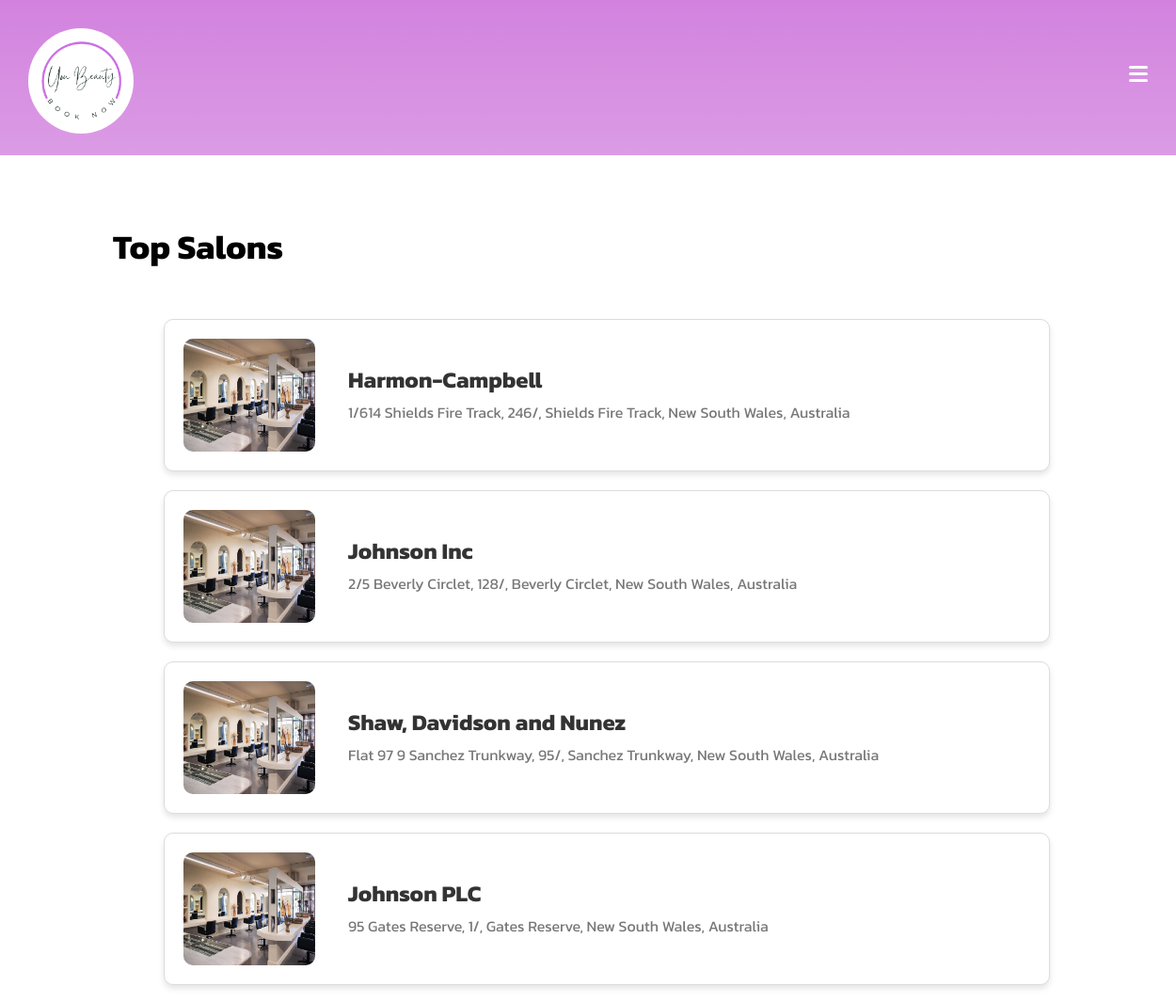
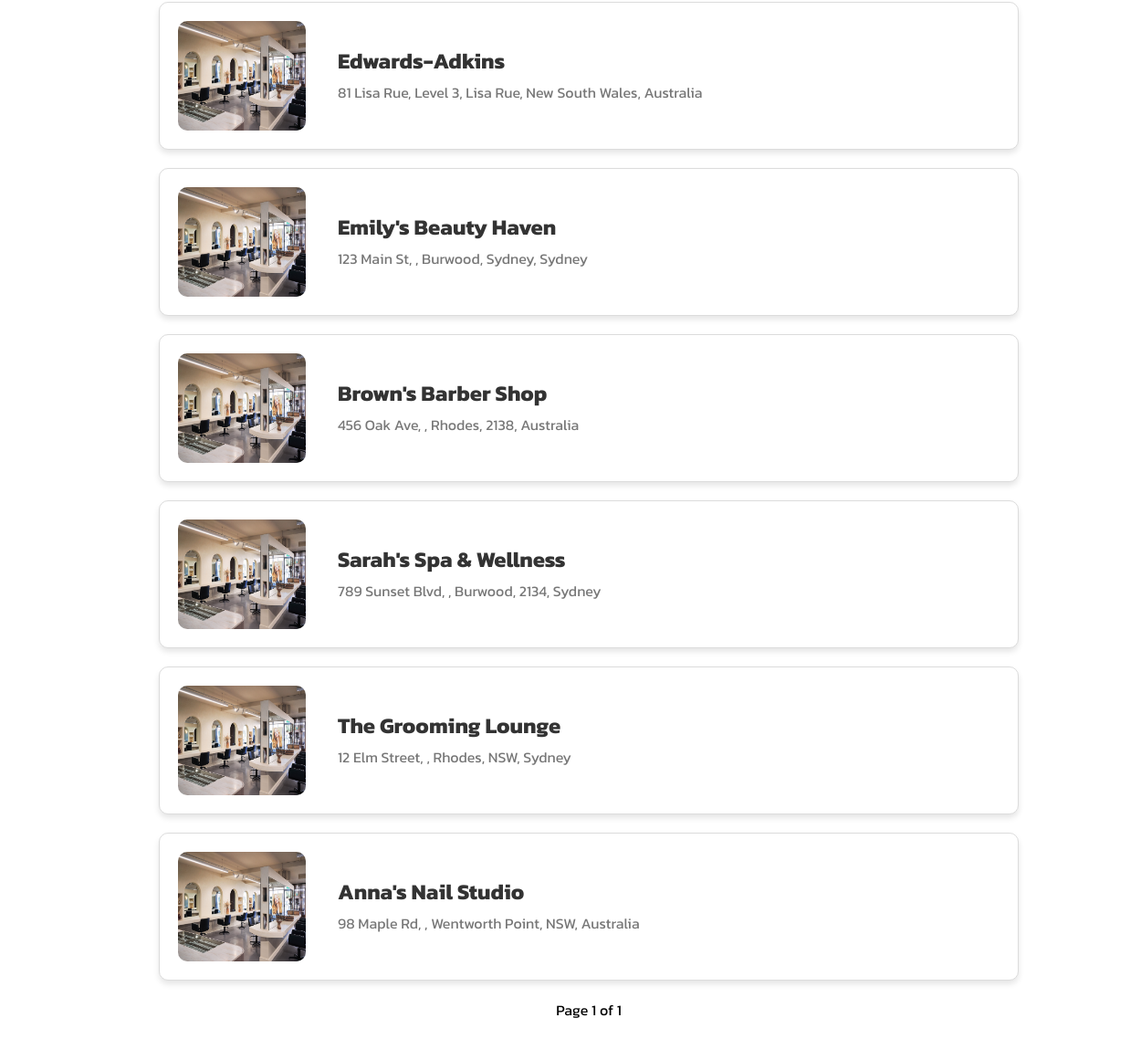
Screenshot of /top-salons (signed in) with the database file from the repository (2 pictures, top to bottom).
### salons/models.py (models this page shows, shortened)
class SalonInfo(models.Model):
    salon_name = models.CharField(max_length=255)
    salon_address = models.OneToOneField(SalonAddress, on_delete=models.CASCADE)
    salon_photo = models.ImageField(upload_to='salon_photos/', blank=True, null=True)
    salon_openingtime = models.TimeField()
    salon_closingtime = models.TimeField()
    happyhour_times = models.CharField(max_length=255)
    happyhour_days = models.CharField(max_length=255)
    happyhour_discount = models.DecimalField(max_digits=5, decimal_places=2)

class SalonAddress(models.Model):
    address_line1 = models.CharField(max_length=255)
    address_line2 = models.CharField(max_length=255, blank=True, null=True)
    suburb = models.CharField(max_length=100)
    state = models.CharField(max_length=100)
    postcode = models.CharField(max_length=10)
    country = models.CharField(max_length=100)
    def __str__(self):
        return f'{self.address_line1}, {self.address_line2}, {self.suburb}, {self.state}, {self.country}'

### customers/views.py (the view)
# urls.py: path('top-salons', views.TopSalonsView, name='top_salons'),
def TopSalonsView(request):
    salons = SalonInfo.objects.annotate(booking_count=Count('salonservice__booking')).order_by('-booking_count') # sorts by number of bookings made
    paginator = Paginator(salons, 10)
    page_number = request.GET.get('page', 1) # find the current page number, default is 1
    salon_page = paginator.get_page(page_number)
    return render(request, 'salons/top_salons.html', {'salons': salon_page})

### customers/models.py (called while the page is built)
    def __str__(self):
        return self.user.username

### templates/salons/top_salons.html (shortened to what this page needs)
{% extends "base.html" %}
{% load static %}
{% block content %}
<head>
    <link rel="stylesheet" type="text/css" href="{% static 'css/top-salons.css' %}">
</head>
<div class="top-bar"></div>
<div class="happy-hour-container">
    <h1>Top Salons</h1>
    <div class="happy-hour-cards-container">
        {% for salon in salons %}
        <a href="{% url 'salons:salon_page' salon.id %}">
            <div class="happy-hour-card">
                <img src="{% static 'design/salon-image.jpg' %}" alt="Salon Image" class="happy-hour-image">
                <div class="happy-hour-details">
                    <h2>{{ salon.salon_name }}</h2>
                    <p>{{ salon.salon_address }}</p>
                </div>
            </div>
        </a>
        {% endfor %}
        <div class="pagination">
            <span class="step-links">
                <span class="current">Page {{ salons.number }} of {{ salons.paginator.num_pages }}</span>
            </span>
        </div>
    </div>
</div>
{% endblock %}

### static/css/style.css (style rules this page uses)
* { padding: 0; margin: 0; }
body { padding-bottom: 100px; }
a { text-decoration: none; color: #fff }
:root { --bar-width: 20px; --bar-height: 3px; --hamburger-gap: 4px; --background: #fff; --animation-timing: 200ms ease-in-out; }

### static/css/top-salons.css (style rules this page uses)
.top-bar { background: #DCA8F5; height: 165px; position: relative; width: 100vw; z-index: -1; top: 0; left: 0; }
.happy-hour-container { background-color: white; min-height: 100vh; width: 100%; padding: 20px; font-family: 'Kanit', sans-serif; display: flex; flex-direction: column; align-items: center; }
.happy-hour-container h1 { margin-left: 100px; margin-bottom: 50px; margin-top: 50px; text-align: left; color: black; font-size: 36px; font-weight: bold; align-self: flex-start; }
.happy-hour-cards-container { display: flex; flex-direction: column; width: 80%; }
.happy-hour-card { display: flex; align-items: center; justify-content: space-between; border: 1px solid #dcdcdc; border-radius: 10px; padding: 20px; margin-bottom: 20px; background-color: white; box-shadow: 0 4px 6px rgba(0, 0, 0, 0.1); max-width: 900px; margin-left: auto; margin-right: auto; }
.happy-hour-card img.happy-hour-image { width: 140px; height: 120px; border-radius: 10px; margin-right: 15px; }
.happy-hour-details { flex: 1; margin-left: 20px; }
.happy-hour-details h2 { margin: 0; font-size: 24px; font-weight: bold; color: #333; }
.happy-hour-details p { margin: 5px 0; color: #777; font-size: 16px; }
.pagination { max-width: fit-content; margin-left: auto; margin-right: auto; }

### rows the page displays
SalonInfo: salon_name "Harmon-Campbell", salon_address "1/614 Shields Fire Track, 246/, Shields Fire Track, New South Wales, Australia"
SalonInfo: salon_name "Johnson Inc", salon_address "2/5 Beverly Circlet, 128/, Beverly Circlet, New South Wales, Australia"
SalonInfo: salon_name "Shaw, Davidson and Nunez", salon_address "Flat 97 9 Sanchez Trunkway, 95/, Sanchez Trunkway, New South Wales, Australia"
SalonInfo: salon_name "Johnson PLC", salon_address "95 Gates Reserve, 1/, Gates Reserve, New South Wales, Australia"
SalonInfo: salon_name "Edwards-Adkins", salon_address "81 Lisa Rue, Level 3, Lisa Rue, New South Wales, Australia"
SalonInfo: salon_name "Emily's Beauty Haven", salon_address "123 Main St, , Burwood, Sydney, Sydney"
SalonInfo: salon_name "Brown's Barber Shop", salon_address "456 Oak Ave, , Rhodes, 2138, Australia"
SalonInfo: salon_name "Sarah's Spa & Wellness", salon_address "789 Sunset Blvd, , Burwood, 2134, Sydney"
SalonInfo: salon_name "The Grooming Lounge", salon_address "12 Elm Street, , Rhodes, NSW, Sydney"
SalonInfo: salon_name "Anna's Nail Studio", salon_address "98 Maple Rd, , Wentworth Point, NSW, Australia"

### other values shown
{{ salons.number }} "1"
{{ salons.paginator.num_pages }} "1"
